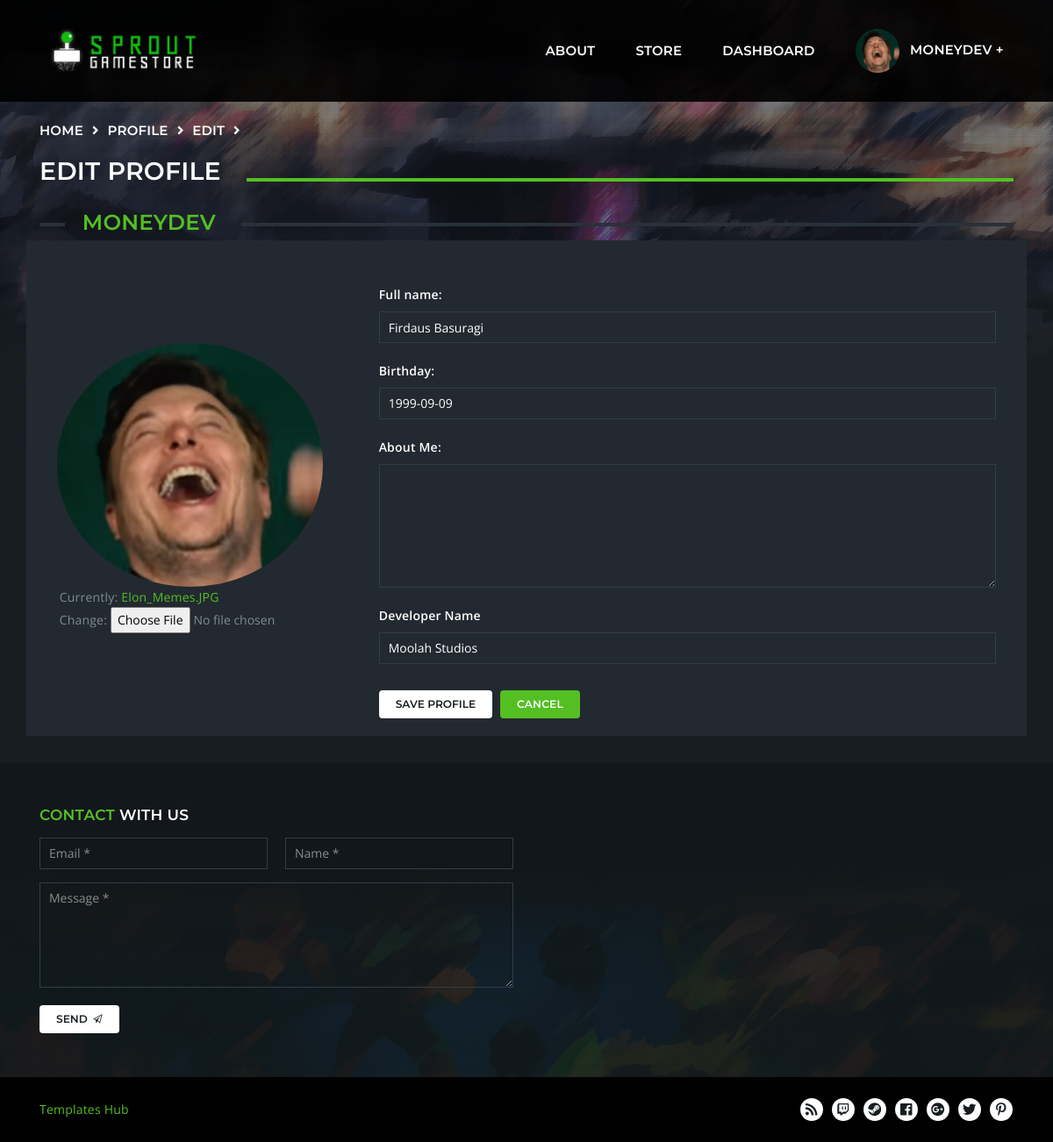
/profile/edit/ (signed in), run on an earlier commit of the app's database.
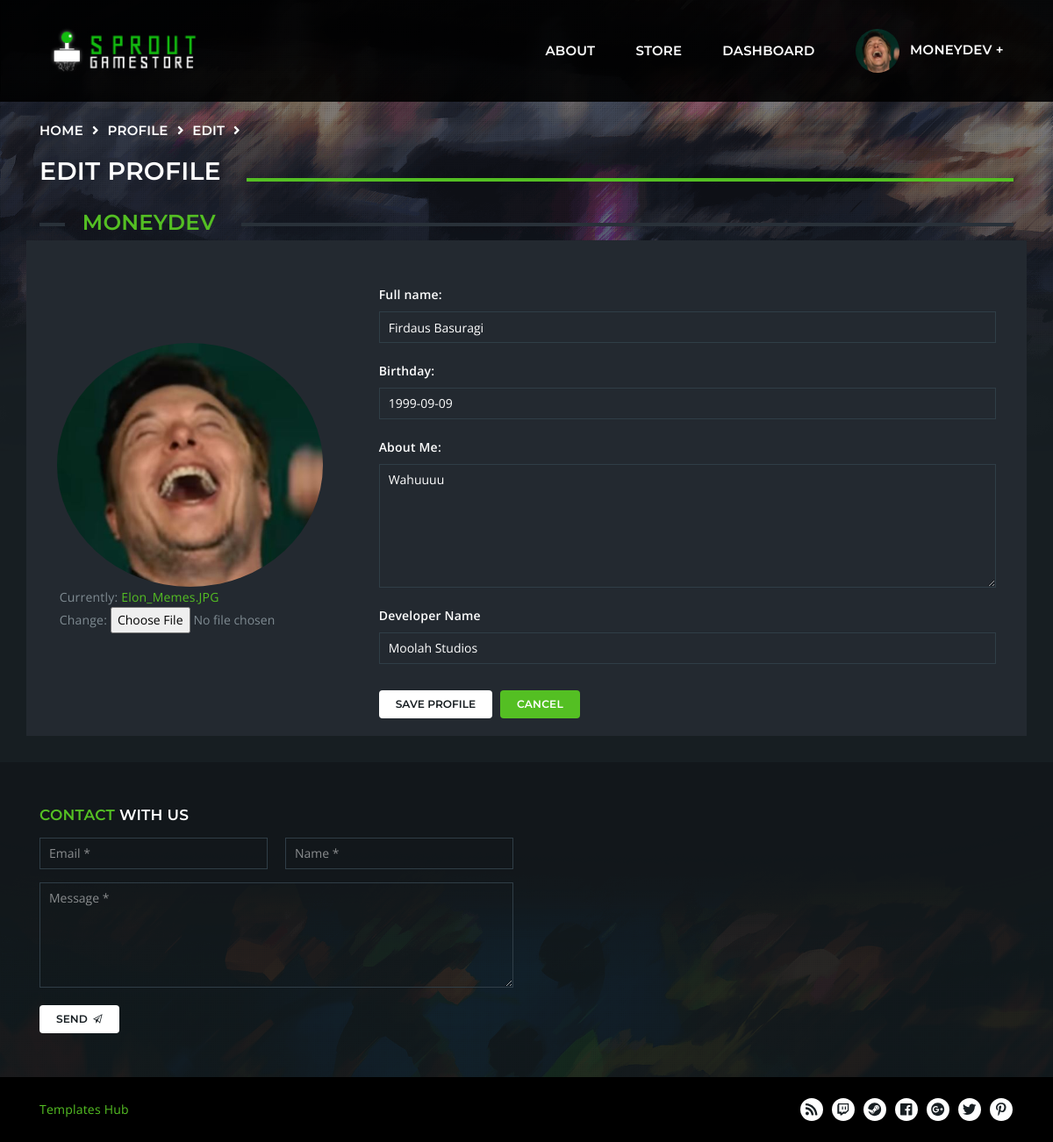
And on a later commit of the database.
### base/models.py (models this page shows, shortened)
class Profile(models.Model):
    full_name = models.CharField(max_length=200, blank=True)
    profile_pic = models.ImageField(null=True, default='default-avatar.jpg')
    description = models.TextField(null=True, blank=True)
    user = models.OneToOneField(User, on_delete=models.CASCADE, blank=True)
    birth_date = models.DateField(null=True)

### base/views.py (the view, shortened to what this page needs)
# urls.py: path('profile/edit/', views.userProfileEdit, name="profile-edit"),
@login_required(login_url='/login')
def userProfileEdit(request):
    extraContext = pageHeader(request, 'edit profile')
    profile = extraContext['curUser'].profile
    form = ProfileForm(instance=profile)
    context = {'form': form} | extraContext
    return render(request=request, template_name='base/profile-edit.html', context=context)

### base/addsFunctions.py (called while the page is built)
def pageHeader(request, page):
    user = request.user
    userGroups = [x.name for x in user.groups.all()] if user.groups != None else None
    crumbs = (request.path).split('/')[1:-1]
    extraContext = {'curUser': user,
                    'userGroups': userGroups,
                    'crumbs': crumbs,
                    'page': page}
    return extraContext

### base/forms.py (called while the page is built)
    def getAllExceptPic(self):
        print(self.fields['profile_pic'])
        return [self['full_name'],self['birth_date'],self['description']]

### base/templates/base/profile-edit.html (shortened to what this page needs)
{% extends 'main.html' %}
{% load static %}
{% block content %}
<main class="nk-main">
  {% include 'base/breadcrumbs_component.html' %}
  <div class="container">
    <div class="nk-store nk-store-checkout">
      <h3 class="nk-decorated-h-2"><span class="text-main-1">{{curUser.username}}</span></h3>
      <form action="" method="POST" class="nk-form" enctype="multipart/form-data">
				<div class="row vertical-gap nk-box-1 bg-dark-2 d-flex">
          <div class="col-lg-4 d-flex flex-column align-items-center justify-content-center">
            <div>
              <img id="preview" src="{{ curUser.profile.profile_pic.url }}" alt="Profile" class="kuzza-3">
            </div>
            <div>{{form.profile_pic}}</div>
          </div>
					<div class="col-lg-8">
						{% for field in form.getAllExceptPic %}
						<div>
              <label for="{{field.attrs.id}}">{{field.label}}:</label>
							<br>
              {{field}}
              <div class="nk-gap-1"></div>
						</div>
						{% endfor %}
            {% if 'developer' in userGroups %}
            <label for="developer_name">Developer Name</label>
            <input type="text" maxlength="200" name="developer_name" class="required form-control" id="developer_name" required value="{{curUser.developer.developer_name}}">
            {% endif %}
            <div class="nk-gap-2"></div>
            <input class="nk-btn nk-btn-rounded nk-btn-color-white nk-btn" type="submit" value="Save Profile" >
            <a href="{% url 'profile' curUser.id %}" class="ml-5 nk-btn nk-btn-rounded nk-btn-color-main-1">Cancel</a>
          </div>
        </div>
      </form>
    </div>
  </div>
</main>
{% endblock content %}

What changed in the data, as far as the page shows it:
changed Profile "Firdaus Basuragi": description (not shown) → "Wahuuuu"
